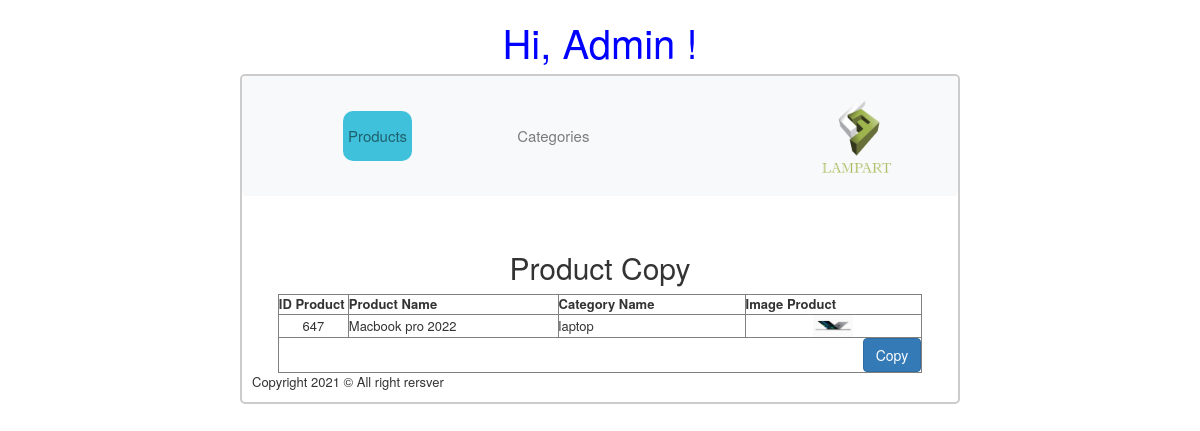
Page /?menu=products&product_id=647&query=copy on the committed database.
### tables this page shows
CREATE TABLE `tbl_product` (
  `product_id` int(11) NOT NULL,
  `product_name` varchar(100) NOT NULL,
  `category_id` int(11) NOT NULL,
  `category_name` varchar(50) NOT NULL,
  `images` longtext NOT NULL
);

### modules/product_consollers/copy.php (the view, shortened to what this page needs)
<?php
    $product_id = $_GET['product_id'];
    $sql_product_delete=' SELECT * FROM tbl_product WHERE product_id='.$product_id.' LIMIT 1';
    $query_product_delete= mysqli_query($mysqli,$sql_product_delete);
    $row= mysqli_fetch_array($query_product_delete);
?>
<h2 style="text-align:center">Product Copy</h2>
    <table border="1" width="100%" style="border-collapse:collapse">
    <form method="POST" action="modules/product_consollers/process.php"enctype="multipart/form-data">
        <tr>
                <th>ID Product</th>
                <th>Product Name</th>
                <th>Category Name</th>
                <th>Image Product</th>
            </tr>
                <tr>
                    <td width="70px" align="center" >
                        <?php echo $product_id ?>
                    </td>
                    <td>
                        <?php echo $row['product_name'] ?>
                    </td>
                    <td>
                         <?php echo $row['category_name']; ?>
                    </td>
                    <td style="text-align:center">
                        <img src='modules/product_consollers/product_image/<?php echo $row['images']?>'style='max-height:80px;max-width:40px'  alt='no image'>
                </td>
                </tr>
                <tr><td colspan="4" border="0"><input type="submit" class="btn btn-primary" style="float:right" name="product_copy" value="Copy"></td></tr>
    </form>
    </table>

### css/style.css (style rules this page uses)
body { margin: 0 auto; }

### rows in the picture
tbl_product: product_name "Macbook pro 2022", category_name "laptop", images (picture)

### other values in the picture
$product_id "647"
